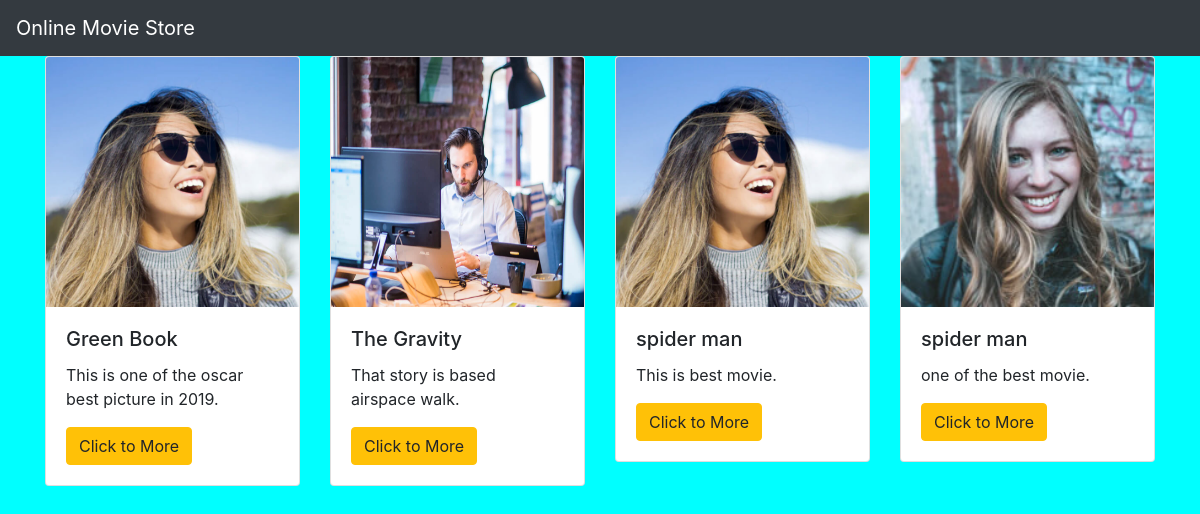
The page / on the database its author committed.
### movieapp/models.py (models this page shows)
class Movie(models.Model):
    name=models.CharField(max_length=250)
    desc=models.TextField()
    year=models.IntegerField()
    img=models.ImageField(upload_to='gallery')

### movieapp/views.py (the view)
# urls.py: path('',views.index, name='index'),
def index(request):
    movie=Movie.objects.all()
    context={
        'movie_list': movie
    }
    return render(request,'index.html', context)

### movieapp/templates/index.html (shortened to what this page needs)
    {% extends 'base.html' %}
    {% block body %}
   <div class="container">
        <div class="row">
            {% for i in movie_list %}
            <div class="col-md-3">
                <div class="card">
                    <img class="card-img-top" src="{{i.img.url}}" alt="" height="250" width="250">
                    <div class="card-body">
                      <h5 class="card-title">{{i.name}}</h5>
                      <p class="card-text">{{i.desc}}.</p>
                      <a class="btn btn-warning" href="{% url 'movieapp:detail' i.id %}">Click to More</a>
                    </div>
                  </div>
            </div>
            {% endfor %}
        </div>
   </div>
        {% endblock %}

### movieapp/templates/base.html (shortened to what this page needs)
{% load static %}
<html>
    <head>
        <link rel="stylesheet" href="https://cdn.jsdelivr.net/npm/bootstrap@4.4.1/dist/css/bootstrap.min.css">
        <link rel="stylesheet" href="{% static  'style.css' %}">
    </head>
    <body>
        <nav class="navbar navbar-dark bg-dark">
            <a class="navbar-brand" href="#">
               Online Movie Store           </a>
        </nav>
        {% block body %}
        {% endblock %}
    </body>
</html>

### static/style.css (style rules this page uses)
body { background-color: aqua; }

### rows shown on the page
Movie: img (picture), name "Green Book", desc "This is one of the oscar best picture in 2019"
Movie: img (picture), name "The Gravity", desc "That story is based airspace walk"
Movie: img (picture), name "spider man", desc "This is best movie"
Movie: img (picture), name "spider man", desc "one of the best movie"
